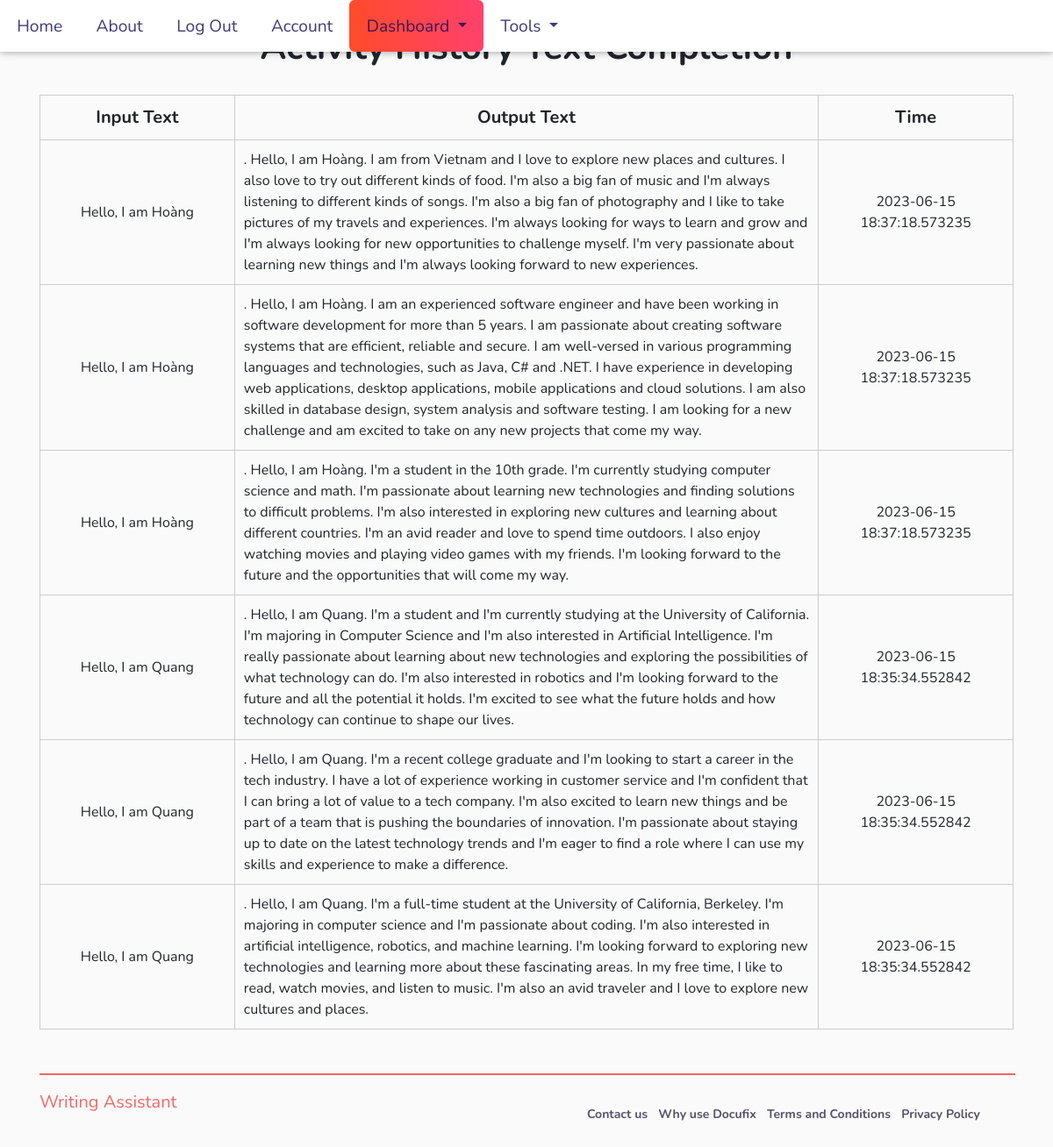
Page /dashboard/text_completion (signed in) on the earlier database version.
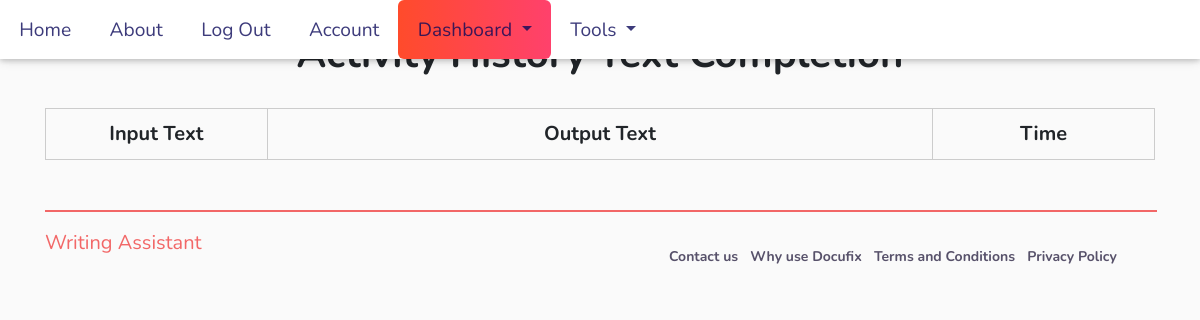
Same page on the later database version.
### application/models.py (models this page shows, shortened)
class TextCompletion(db.Model):
    __tablename__ = 'text_completions'
    id = db.Column(db.Integer, primary_key=True)
    input_text = db.Column(db.Text, nullable=False)
    output_text = db.Column(db.Text, nullable=False)
    timestamp = db.Column(db.DateTime, default=datetime.utcnow)
    user_id = db.Column(db.Integer, db.ForeignKey('users.id'))
    auth_id = db.Column(db.Integer, db.ForeignKey('auth.id'))

### application/dashboard/views.py (the view)
@dashboard.route('/text_completion')
@login_required
def textcompletion():
    page = request.args.get('page', 1, type=int)
    user_completions = TextCompletion.query.order_by(TextCompletion.timestamp.desc()).paginate(page=page, per_page=10)
    return render_template('completion_dashboard.html', user_completions = user_completions)

### application/auth/auth_decorator.py (called while the page is built)
def login_required(f):
    @wraps(f)
    def decorated_function(*args, **kwargs):
        if current_user.is_authenticated:
            return f(*args, **kwargs)
        elif 'profile' in session:
            return f(*args, **kwargs)
        else:
            return redirect(url_for("users.login"))
    return decorated_function

### application/models.py (called while the page is built)
@login_manager.user_loader
def load_user(user_id):
    return User.query.get(user_id)

### application/templates/completion_dashboard.html (shortened to what this page needs)
{% extends 'base.html' %}
{% block content %}
<head>
    <link rel="stylesheet" type="text/css" href="../static/css/dashboard_completion.css" />
    <link rel="stylesheet" href="https://cdnjs.cloudflare.com/ajax/libs/font-awesome/4.7.0/css/font-awesome.min.css" />
    <link href="https://unpkg.com/aos@2.3.1/dist/aos.css" rel="stylesheet" />
    <link rel="stylesheet" href="https://stackpath.bootstrapcdn.com/bootstrap/4.3.1/css/bootstrap.min.css"
 />
    <link rel="stylesheet" type="text/css" href="https://stackpath.bootstrapcdn.com/bootstrap/4.3.1/css/bootstrap.min.css"
 />
</head>
  <h1>Activity History Text Completion</h1>
  <table>
    <tr>
        <th class="input">Input Text</th>
        <th class="output">Output Text</th>
        <th class="time">Time</th>
    </tr>
        {% for completion in user_completions.items %}
    <tr>
        <td class="input-text">{{ completion.input_text }}</td>
        <td class="output-text">{{ completion.output_text }}</td>
        <td class="time-text">{{ completion.timestamp }}</td>
    </tr>
    {% endfor %}
</table>
{% endblock %}

Differences in the rows shown:
removed TextCompletion: input_text "Hello, I am Hoàng", output_text ". Hello, I am Hoàng. I am from Vietnam and I love to explore new places and cultures. I also love to try out different kinds of food. I'm also a big fan of music and I'm always listening to different kinds of songs. I'm also a big fan of photography and I like to take pictures of my travels and experiences. I'm always looking for ways to learn and grow and I'm always looking for new opportunities to challenge myself. I'm very passionate about learning new things and I'm always looking forward to new experiences.", timestamp "2023-06-15 18:37:18.573235"
removed TextCompletion: input_text "Hello, I am Hoàng", output_text ". Hello, I am Hoàng. I am an experienced software engineer and have been working in software development for more than 5 years. I am passionate about creating software systems that are efficient, reliable and secure. I am well-versed in various programming languages and technologies, such as Java, C# and .NET. I have experience in developing web applications, desktop applications, mobile applications and cloud solutions. I am also skilled in database design, system analysis and software testing. I am looking for a new challenge and am excited to take on any new projects that come my way.", timestamp "2023-06-15 18:37:18.573235"
removed TextCompletion: input_text "Hello, I am Hoàng", output_text ". Hello, I am Hoàng. I'm a student in the 10th grade. I'm currently studying computer science and math. I'm passionate about learning new technologies and finding solutions to difficult problems. I'm also interested in exploring new cultures and learning about different countries. I'm an avid reader and love to spend time outdoors. I also enjoy watching movies and playing video games with my friends. I'm looking forward to the future and the opportunities that will come my way.", timestamp "2023-06-15 18:37:18.573235"
removed TextCompletion: input_text "Hello, I am Quang", output_text ". Hello, I am Quang. I'm a student and I'm currently studying at the University of California. I'm majoring in Computer Science and I'm also interested in Artificial Intelligence. I'm really passionate about learning about new technologies and exploring the possibilities of what technology can do. I'm also interested in robotics and I'm looking forward to the future and all the potential it holds. I'm excited to see what the future holds and how technology can continue to shape our lives.", timestamp "2023-06-15 18:35:34.552842"
removed TextCompletion: input_text "Hello, I am Quang", output_text ". Hello, I am Quang. I'm a recent college graduate and I'm looking to start a career in the tech industry. I have a lot of experience working in customer service and I'm confident that I can bring a lot of value to a tech company. I'm also excited to learn new things and be part of a team that is pushing the boundaries of innovation. I'm passionate about staying up to date on the latest technology trends and I'm eager to find a role where I can use my skills and experience to make a difference.", timestamp "2023-06-15 18:35:34.552842"
removed TextCompletion: input_text "Hello, I am Quang", output_text ". Hello, I am Quang. I'm a full-time student at the University of California, Berkeley. I'm majoring in computer science and I'm passionate about coding. I'm also interested in artificial intelligence, robotics, and machine learning. I'm looking forward to exploring new technologies and learning more about these fascinating areas. In my free time, I like to read, watch movies, and listen to music. I'm also an avid traveler and I love to explore new cultures and places.", timestamp "2023-06-15 18:35:34.552842"
